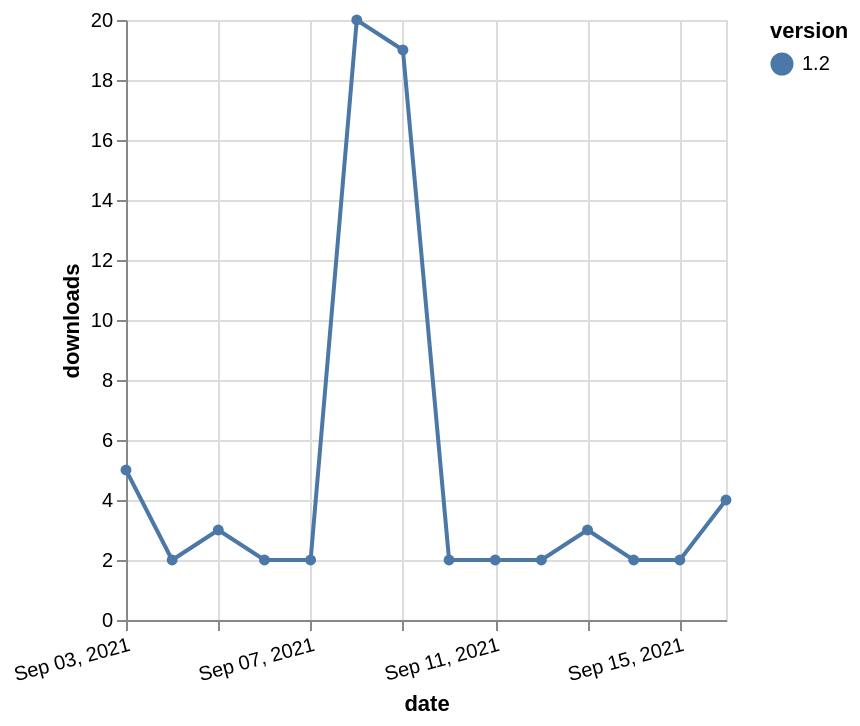

Write the Vega-Lite specification saved for this chart.
### Vega-Lite specification from a JSON file in a GitHub repository (floating-point values rounded to 4 significant figures)
{"$schema": "https://vega.github.io/schema/vega-lite/v5.json", "description": "A simple bar chart with embedded data.", "data": {"values": [{"date": "2021-09-03", "total": 4449, "delta": 5, "version": "1.2"}, {"date": "2021-09-04", "total": 4451, "delta": 2, "version": "1.2"}, {"date": "2021-09-05", "total": 4454, "delta": 3, "version": "1.2"}, {"date": "2021-09-06", "total": 4456, "delta": 2, "version": "1.2"}, {"date": "2021-09-07", "total": 4458, "delta": 2, "version": "1.2"}, {"date": "2021-09-08", "total": 4478, "delta": 20, "version": "1.2"}, {"date": "2021-09-09", "total": 4497, "delta": 19, "version": "1.2"}, {"date": "2021-09-10", "total": 4499, "delta": 2, "version": "1.2"}, {"date": "2021-09-11", "total": 4501, "delta": 2, "version": "1.2"}, {"date": "2021-09-12", "total": 4503, "delta": 2, "version": "1.2"}, {"date": "2021-09-13", "total": 4506, "delta": 3, "version": "1.2"}, {"date": "2021-09-14", "total": 4508, "delta": 2, "version": "1.2"}, {"date": "2021-09-15", "total": 4510, "delta": 2, "version": "1.2"}, {"date": "2021-09-16", "total": 4514, "delta": 4, "version": "1.2"}]}, "width": "container", "mark": {"type": "line", "point": {"filled": true}}, "encoding": {"x": {"field": "date", "type": "temporal", "timeUnit": "yearmonthdate", "title": "date", "axis": {"labelAngle": -15}}, "y": {"field": "delta", "type": "quantitative", "title": "downloads"}, "color": {"field": "version", "type": "nominal"}, "tooltip": {"field": "delta"}}}
